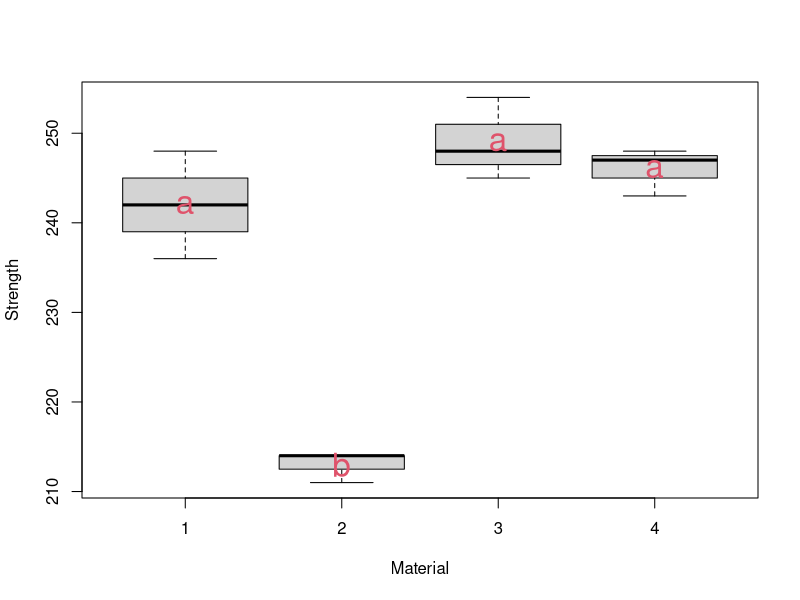
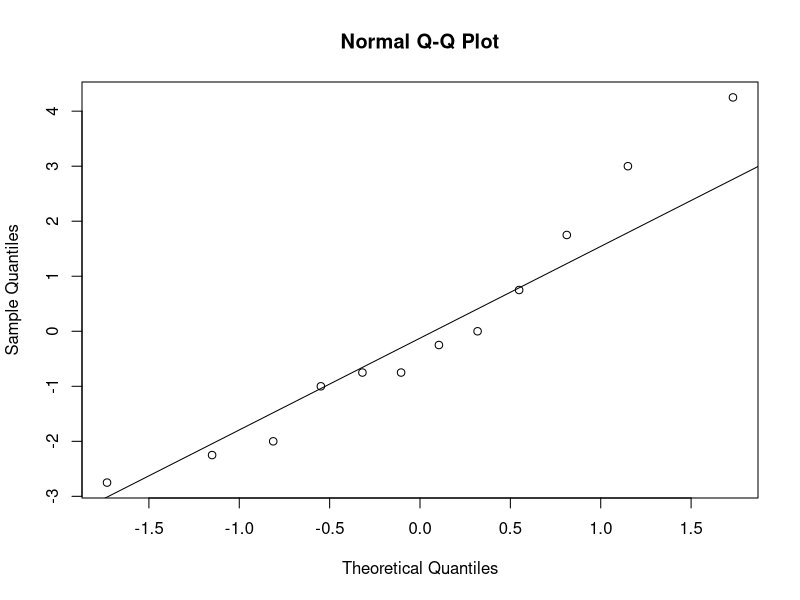
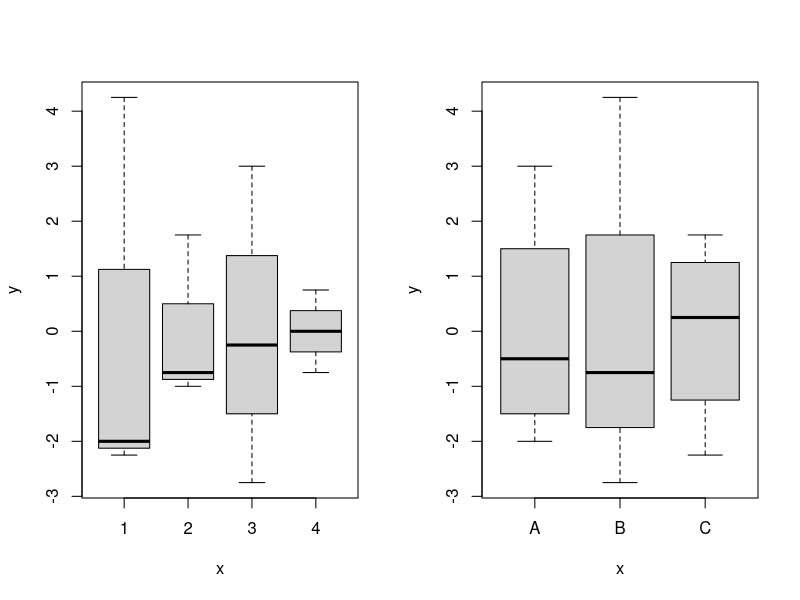

Source code (R) for these figures, in order:
#### 8.5
rm(list = ls())
## a)
# A F-distribution with l-1 = 4-1 = 3 and (k-1)(l-1)=(2-1)(4-1)=3
# degrees of freedom.

#### 8.6
rm(list = ls())

SSE <- 49.5
MSE <- 8.25
MSBl <- 825
SSTr <- 84.5
l <- 4
k <- 3
## a)
# A:
k - 1
# 2

# B:
(MSTr <- SSTr / (k - 1))
# [1] 42.25

# C:
(FTr <- MSTr / MSE)
# [1] 5.121212

## b)
# The joining methods doesn't have a significant difference in effect,
# but the material has.

## c)
Strength <- c(242, 214, 254, 248, 248, 214, 248, 247, 236, 211, 245, 243)
Joiningmethod <- factor(c("A", "A", "A", "A", "B", "B", "B", "B", "C", "C", "C", "C"))
Material <- factor(c(1, 2, 3, 4, 1, 2, 3, 4, 1, 2, 3, 4))
fit = lm(Strength ~ Joiningmethod + Material)
anova(fit)

(join_means <- tapply(Strength, Joiningmethod, mean))
#      A      B      C
# 239.50 239.25 233.75

(mat_means <- tapply(Strength, Material, mean))
#   1   2   3   4
# 242 213 249 246

# Join methods:
(aBonf <- 0.05 / (k * (k - 1) / 2))
# [1] 0.01666667

m <- l
(LSDBonf <- qt(1 - aBonf / 2, (k - 1) * (l - 1)) * sqrt(2 * MSE / m))
# [1] 6.676853

max(join_means) - min(join_means)
# [1] 5.75
# As the lowest and biggest means of the join methods
# doesn't deviate more than LSD, none of them deviate significantly

# Material
(aBonf <- 0.05 / (l * (l - 1) / 2))
# [1] 0.008333333

m <- k
(LSDBonf <- qt(1 - aBonf / 2, (k - 1) * (l - 1)) * sqrt(2 * MSE / m))
# [1] 9.059516

library(glue)
for (i in names(mat_means)) {
    for (j in names(mat_means)) {
        if (i == j) next

        print(glue("{i}-{j}: {mat_means[i]} - {mat_means[j]} = {mat_means[i] - mat_means[j]}"))
    }
}

# 1-2: 242 - 213 = 29
# 1-3: 242 - 249 = -7
# 1-4: 242 - 246 = -4
# 2-3: 213 - 249 = -36
# 2-4: 213 - 246 = -33
# 3-4: 249 - 246 = 3

# 2 is significantly different to all others
plot(Strength ~ Material)
text(1:4, c(242, 213, 249, 246), c("a", "b", "a", "a"), cex=2, col=2)

## d)
qqnorm(fit$residuals)
qqline(fit$residuals)
# Looks fairly normally distributed

par(mfrow=c(1,2))
plot(Material, fit$residuals)
plot(Joiningmethod, fit$residuals)
# The variance is quite different in the material types,
# however this is expected with such a small sample size.

#### 8.7
rm(list=ls())

MSE = 0.10556
MSBi = 1.84556
MSTr = 0.16333
SSBi = 5.5367
SSTr = 0.3267
k = 3
l = 4

## a)
# A:
k-1
# 2

# B:
l-1
# 3

# C:
(l-1)*(k-1)
# 6

## b)
# D: 
(SSE = MSE * (k-1)*(l-1))
# 0.63336

# E:
(FTr = MSTr/MSE)
# [1] 1.547272

# F:
(FBi = MSBi/MSE)
# [1] 17.48352

## c)
# That the type of pickles doesn't have a big effect,
# but the type of dressing does.

#### 8.8
rm(list=ls())

k = 3
l = 3
SSE = 0.23333
MSE = 0.05833
SSBi = 1.44667
FTr = 4.2857

## a)
# A: 
(MSTr = FTr*MSE)
(SSTr = MSTr*(k-1))
# [1] 0.4999698

# B:
MSTr
# [1] 0.2499849

# C:
(MSBi = SSBi/(l-1))
# [1] 0.723335

# D:
(FBi = MSBi/MSE)
# [1] 12.40074

## b)
# The firm doesn't have a significant influence on the transport,
# but the size of the item does. 

#### Exercise quiz 12
rm(list=ls())

## Q1
l = 5
k = 4
qf(1-0.05,l-1, (k-1)*(l-1))


#### June 2020

## 22
k = 7
l = 5
29/7

m = k